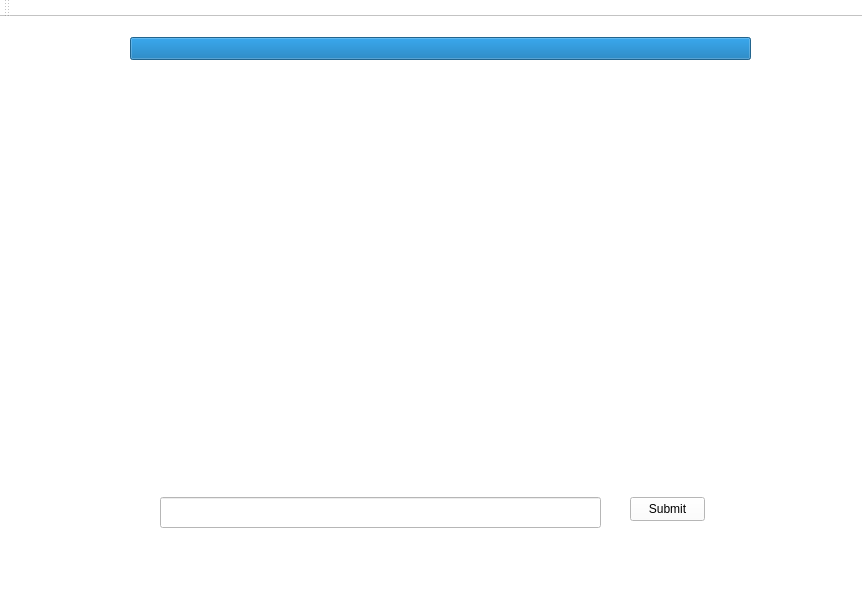
<?xml version="1.0" encoding="UTF-8"?>
<ui version="4.0">
 <class>SingleAnswerClass</class>
 <widget class="QMainWindow" name="SingleAnswerClass">
  <property name="geometry">
   <rect>
    <x>0</x>
    <y>0</y>
    <width>862</width>
    <height>612</height>
   </rect>
  </property>
  <property name="windowTitle">
   <string>SingleAnswer</string>
  </property>
  <property name="styleSheet">
   <string notr="true">background-color: rgb(255, 255, 255);</string>
  </property>
  <widget class="QWidget" name="centralWidget">
   <widget class="QLabel" name="question">
    <property name="geometry">
     <rect>
      <x>160</x>
      <y>80</y>
      <width>511</width>
      <height>261</height>
     </rect>
    </property>
    <property name="styleSheet">
     <string notr="true">font: 700 italic 18pt &quot;Segoe UI&quot;;</string>
    </property>
    <property name="text">
     <string/>
    </property>
   </widget>
   <widget class="QProgressBar" name="timer">
    <property name="geometry">
     <rect>
      <x>130</x>
      <y>20</y>
      <width>621</width>
      <height>23</height>
     </rect>
    </property>
    <property name="maximum">
     <number>15</number>
    </property>
    <property name="value">
     <number>15</number>
    </property>
    <property name="format">
     <string/>
    </property>
   </widget>
   <widget class="QLineEdit" name="lineEdit">
    <property name="geometry">
     <rect>
      <x>160</x>
      <y>480</y>
      <width>441</width>
      <height>31</height>
     </rect>
    </property>
   </widget>
   <widget class="QPushButton" name="submitButton">
    <property name="geometry">
     <rect>
      <x>630</x>
      <y>480</y>
      <width>75</width>
      <height>24</height>
     </rect>
    </property>
    <property name="text">
     <string>Submit</string>
    </property>
   </widget>
  </widget>
  <widget class="QMenuBar" name="menuBar">
   <property name="geometry">
    <rect>
     <x>0</x>
     <y>0</y>
     <width>862</width>
     <height>22</height>
    </rect>
   </property>
  </widget>
  <widget class="QToolBar" name="mainToolBar">
   <attribute name="toolBarArea">
    <enum>TopToolBarArea</enum>
   </attribute>
   <attribute name="toolBarBreak">
    <bool>false</bool>
   </attribute>
  </widget>
  <widget class="QStatusBar" name="statusBar"/>
 </widget>
 <layoutdefault spacing="6" margin="11"/>
 <resources/>
 <connections/>
</ui>
